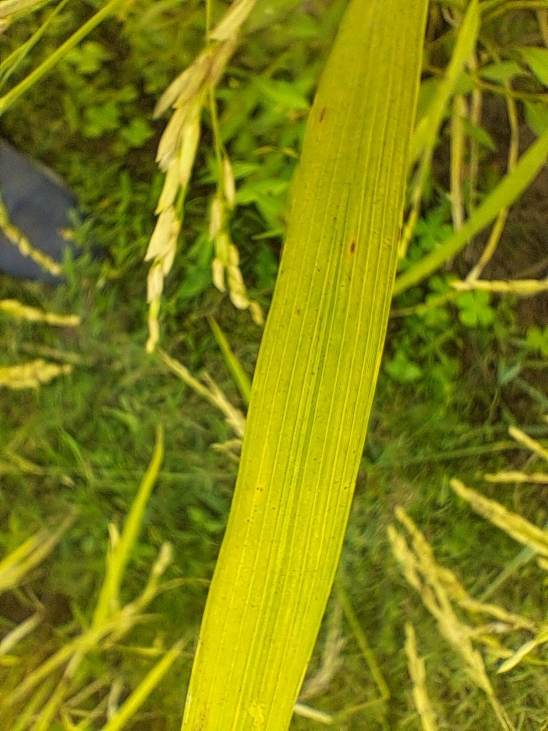
#> input picture rice_images/20241106_145427.jpg, 1096 x 1461 px (shown at 1/2 size)
$ python -i color_features.py   (imports and definitions only)
#> lines starting #> are read from the running program, lines starting #| are printed output that depends on the picture; after the words box and inside, x2 and y2 are one past the last pixel; in counts of white or black regions, pixels touching at a corner belong together
"""
color_features.py
Extracts all colour-based spectral features from a leaf image.
Features: Normalized RGB (r, g, b), HSV (H, S, V), DGCI
These match the formulas in your project report (Chapter 2 & 3).
"""

import cv2
import numpy as np


def extract_color_features(image_bgr: np.ndarray) -> np.ndarray:
    """
    Given a BGR image (as read by OpenCV), returns a 1-D feature vector:
    [r, g, b, H, S, V, DGCI]  —  7 features total.

    Parameters
    ----------
    image_bgr : np.ndarray
        Image array in BGR format (H x W x 3), uint8.

    Returns
    -------
    np.ndarray  shape (7,)
    """
    # ── Convert to RGB for channel math ──────────────────────────────────────
    image_rgb = cv2.cvtColor(image_bgr, cv2.COLOR_BGR2RGB).astype(np.float32)

    # Mask out non-leaf pixels (very dark or pure white background)
    mask = _get_leaf_mask(image_bgr)
    pixels = image_rgb[mask > 0]          # shape (N, 3)

    if pixels.shape[0] == 0:
        # Fallback: use the whole image
        pixels = image_rgb.reshape(-1, 3)

    R = pixels[:, 0]
    G = pixels[:, 1]
    B = pixels[:, 2]

    # ── 1. Normalised RGB ────────────────────────────────────────────────────
    total = R + G + B + 1e-8              # avoid ÷0
    r = float(np.mean(R / total))
    g = float(np.mean(G / total))
    b = float(np.mean(B / total))

    # ── 2. HSV features ──────────────────────────────────────────────────────
    # Convert masked pixels to HSV
    masked_rgb = pixels.astype(np.uint8).reshape(-1, 1, 3)
    masked_bgr = cv2.cvtColor(masked_rgb, cv2.COLOR_RGB2BGR)
    hsv_pixels = cv2.cvtColor(masked_bgr, cv2.COLOR_BGR2HSV).reshape(-1, 3).astype(np.float32)

    H_raw = hsv_pixels[:, 0]             # OpenCV: 0-179
    S_raw = hsv_pixels[:, 1]             # 0-255
    V_raw = hsv_pixels[:, 2]             # 0-255

    H = float(np.mean(H_raw / 179.0))   # normalise 0-1
    S = float(np.mean(S_raw / 255.0))
    V = float(np.mean(V_raw / 255.0))

    # ── 3. Dark Green Colour Index (DGCI) ────────────────────────────────────
    # Formula from report:  DGCI = (H_norm + (1 - S) + (1 - V)) / 3
    DGCI = float(np.mean((H + (1 - S) + (1 - V)) / 3.0))

    feature_vector = np.array([r, g, b, H, S, V, DGCI], dtype=np.float32)
    return feature_vector


def _get_leaf_mask(image_bgr: np.ndarray) -> np.ndarray:
    """
    Simple green-channel thresholding to isolate the leaf area.
    Returns a binary mask (uint8).
    """
    hsv = cv2.cvtColor(image_bgr, cv2.COLOR_BGR2HSV)
    # Green hue range in OpenCV HSV
    lower_green = np.array([20, 30, 30], dtype=np.uint8)
    upper_green = np.array([95, 255, 255], dtype=np.uint8)
    mask = cv2.inRange(hsv, lower_green, upper_green)

    # Also include yellow-green leaves
    lower_yellow = np.array([15, 30, 30], dtype=np.uint8)
    upper_yellow = np.array([35, 255, 255], dtype=np.uint8)
    mask_yellow = cv2.inRange(hsv, lower_yellow, upper_yellow)

    combined = cv2.bitwise_or(mask, mask_yellow)
    kernel = np.ones((5, 5), np.uint8)
    combined = cv2.morphologyEx(combined, cv2.MORPH_CLOSE, kernel)
    return combined


def preprocess_image_for_cnn(image_bgr: np.ndarray,
                              target_size: tuple = (128, 128)) -> np.ndarray:
    """
    Resize and normalise a leaf image for CNN input.
    Returns array of shape (1, 128, 128, 3) — ready for model.predict().
    """
    resized = cv2.resize(image_bgr, target_size)
    rgb = cv2.cvtColor(resized, cv2.COLOR_BGR2RGB)
    normalised = rgb.astype(np.float32) / 255.0
    return np.expand_dims(normalised, axis=0)   # (1, 128, 128, 3)

>>> import cv2
>>> picture = cv2.imread('rice_images/20241106_145427.jpg')
#> picture is the input picture: shape (1461, 1096, 3); mean B, G, R 17.3, 129.6, 127.8
>>> result = extract_color_features(picture)
#> in _get_leaf_mask, `hsv = cv2.cvtColor(image_bgr, cv2.COLOR_BGR2HSV)`: hsv: shape (1461, 1096, 3); mean H, S, V 31.2, 220.3, 133.4
#> in _get_leaf_mask, `mask = cv2.inRange(hsv, lower_green, upper_green)`:
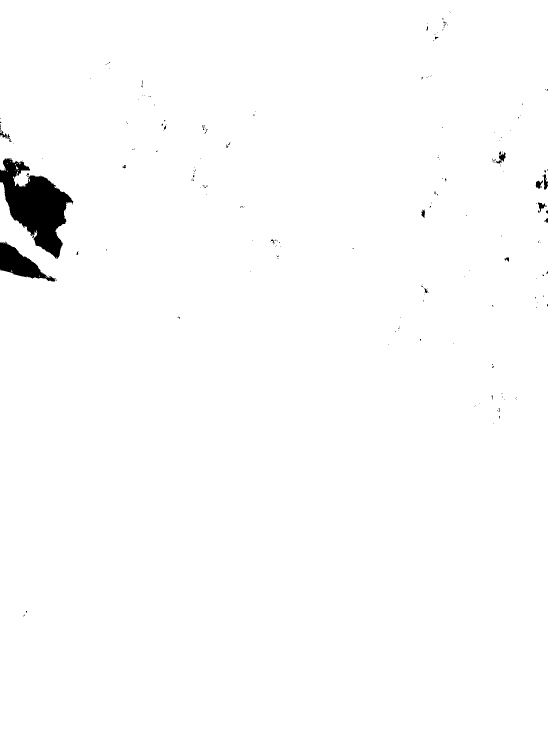
#> mask: shape (1461, 1096) (shown at 1/2 size); 98.8% white; 211 black regions (195 under 20 px), largest, box (x1, y1, x2, y2) and area: (0, 317, 147, 517) 14292, (0, 483, 112, 563) 3755, (992, 305, 1012, 327) 178
#> in _get_leaf_mask, `mask_yellow = cv2.inRange(hsv, lower_yellow, upper_yellow)`:
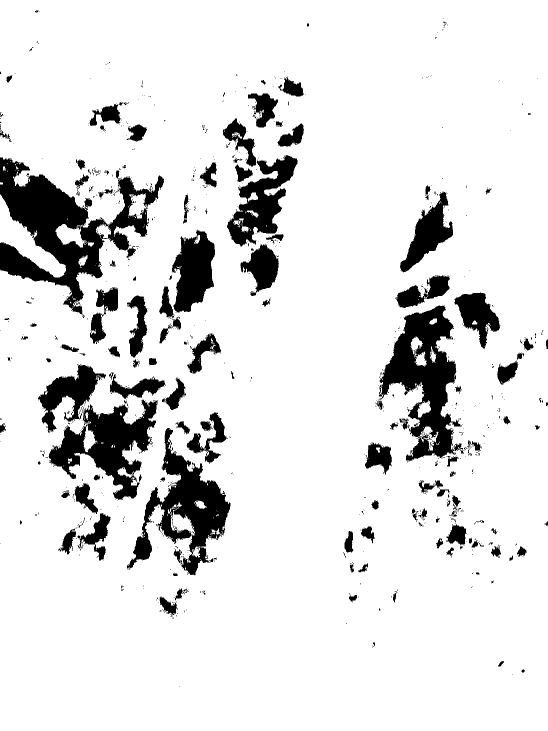
#> mask_yellow: shape (1461, 1096) (shown at 1/2 size); 88% white; 870 black regions (724 under 20 px), largest, box (x1, y1, x2, y2) and area: (0, 315, 328, 636) 35730, (756, 611, 928, 923) 23848, (254, 856, 461, 1151) 19930
#> in _get_leaf_mask, `combined = cv2.bitwise_or(mask, mask_yellow)`: combined: shape (1461, 1096); 98.8% white; 142 black regions (135 under 20 px), largest, box (x1, y1, x2, y2) and area: (0, 317, 147, 517) 14270, (0, 485, 112, 563) 3741, (0, 262, 24, 284) 135
#> in _get_leaf_mask, `combined = cv2.morphologyEx(combined, cv2.MORPH_CLOSE, kernel)`:
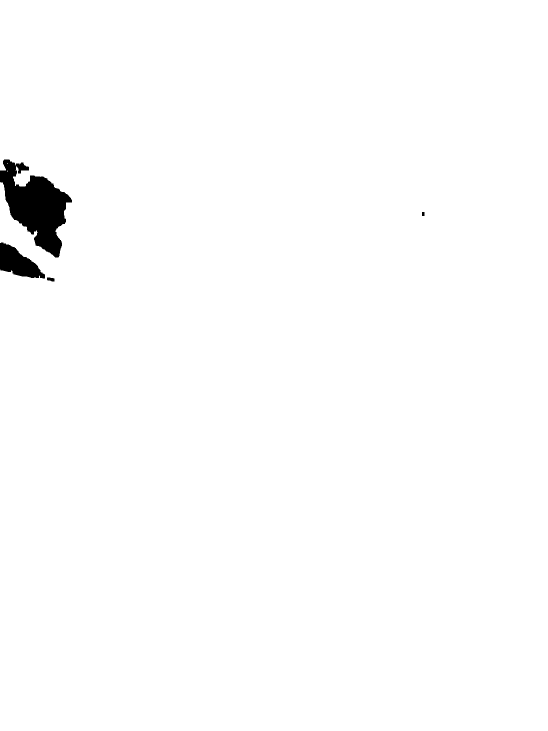
#> combined: shape (1461, 1096) (shown at 1/2 size); 98.9% white; 4 black regions, box (x1, y1, x2, y2) and area: (0, 319, 144, 515) 13994, (0, 485, 90, 557) 3558, (94, 555, 109, 563) 93, (844, 424, 849, 432) 40
#> in extract_color_features, `r = float(np.mean(R / total))`: r = 0.464
#> in extract_color_features, `g = float(np.mean(G / total))`: g = 0.477
#> in extract_color_features, `b = float(np.mean(B / total))`: b = 0.0589
#> in extract_color_features, `H = float(np.mean(H_raw / 179.0))`: H = 0.172
#> in extract_color_features, `S = float(np.mean(S_raw / 255.0))`: S = 0.873
#> in extract_color_features, `V = float(np.mean(V_raw / 255.0))`: V = 0.525
#> in extract_color_features, `DGCI = float(np.mean((H + (1 - S) + (1 - V)) / 3.0))`: DGCI = 0.258
#> in extract_color_features, `feature_vector = np.array([r, g, b, H, S, V, DGCI], dtype=np.float32)`: feature_vector = [0.464, 0.477, 0.0589, 0.172, 0.873, 0.525, 0.258]
#> result = [0.464, 0.477, 0.0589, 0.172, 0.873, 0.525, 0.258]
